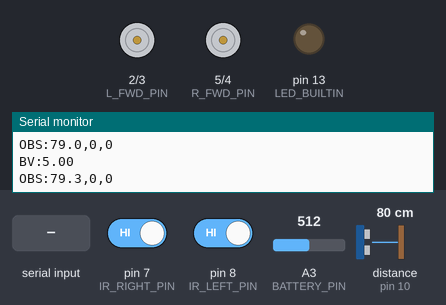
This sketch was run on a simulated Arduino Uno, built with avr-gcc and run on an emulated ATmega328P. Parts: motor-driver pin pairs drawn as motors (green arrow = first pin HIGH = forward, orange = second pin HIGH = backward, longer = more drive), output pins drawn as LEDs (lit = HIGH), the last lines printed to the serial monitor. Wiring (inferred from the names in the program): ultrasonic range finder: trigger pin 10; echo pin 10. Inputs (shaded band) come from the test bench; at power-on: pin 7 (IR_RIGHT_PIN) HIGH, pin 8 (IR_LEFT_PIN) HIGH, A3 (BATTERY_PIN) = 512, distance to the obstacle (sensor on pin 10) 80 cm. The echo pulse lasts 58.3 µs per cm.

Above: at 2.2 s.
2.3 s: "F80\n" received over Serial
At 2.8 s:
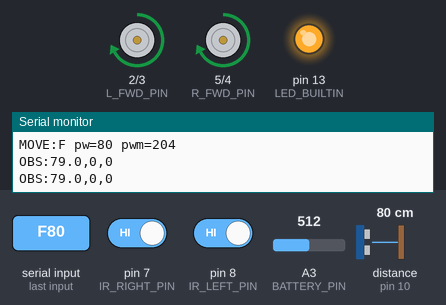
5.3 s: "B90\n" received over Serial
At 6.5 s:
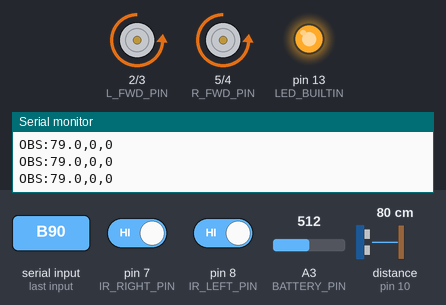
8.3 s: "L90\n" received over Serial
At 8.6 s:
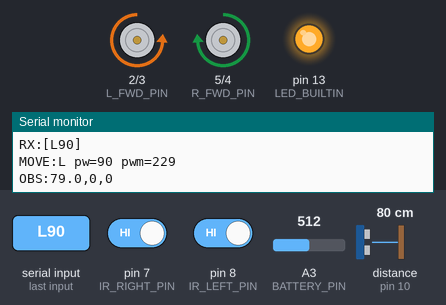
11.3 s: "R90\n" received over Serial
At 12.3 s:
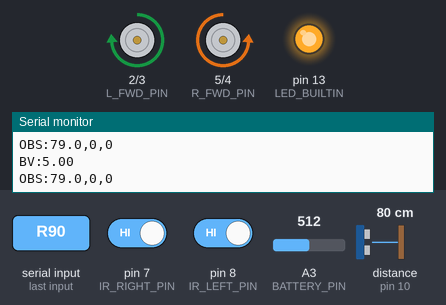
14.3 s: "F\n" received over Serial
At 15.5 s:
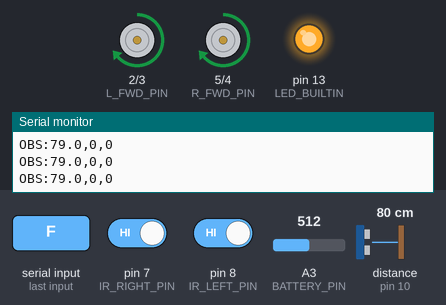
17.3 s: "B\n" received over Serial
At 18.1 s:
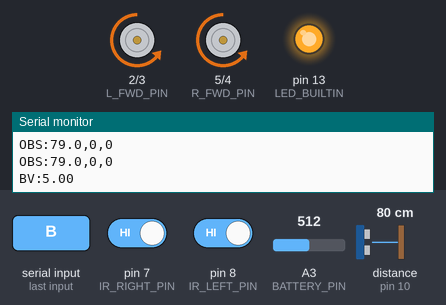
Timing chart, 0 to 20.5 s (numbered marks = the images above; inputs shaded):
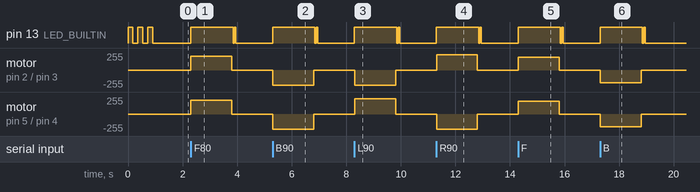

Measured:
- after the input at 2.3 s, pin 13 (LED_BUILTIN): LOW → HIGH at once, → LOW 1.5 s later, → HIGH 0.05 s later, → LOW 0.05 s later; motor on pin 2 (L_FWD_PIN) / pin 3 (L_BWD_PIN), motor on pin 5 (R_FWD_PIN) / pin 4 (R_BWD_PIN): stopped → forward 204/255 at once, → stopped 1.5 s later
- after the input at 5.3 s, pin 13 (LED_BUILTIN): LOW → HIGH at once, → LOW 1.5 s later, → HIGH 0.05 s later, → LOW 0.05 s later; motor on pin 2 (L_FWD_PIN) / pin 3 (L_BWD_PIN), motor on pin 5 (R_FWD_PIN) / pin 4 (R_BWD_PIN): stopped → backward 229/255 at once, → stopped 1.5 s later
- after the input at 8.3 s, pin 13 (LED_BUILTIN): LOW → HIGH at once, → LOW 1.5 s later, → HIGH 0.05 s later, → LOW 0.05 s later; motor on pin 2 (L_FWD_PIN) / pin 3 (L_BWD_PIN): stopped → backward 229/255 at once, → stopped 1.5 s later; motor on pin 5 (R_FWD_PIN) / pin 4 (R_BWD_PIN): stopped → forward 229/255 at once, → stopped 1.5 s later
- after the input at 11.3 s, pin 13 (LED_BUILTIN): LOW → HIGH at once, → LOW 1.5 s later, → HIGH 0.05 s later, → LOW 0.05 s later; motor on pin 2 (L_FWD_PIN) / pin 3 (L_BWD_PIN): stopped → forward 229/255 at once, → stopped 1.5 s later; motor on pin 5 (R_FWD_PIN) / pin 4 (R_BWD_PIN): stopped → backward 229/255 at once, → stopped 1.5 s later
- after the input at 14.3 s, pin 13 (LED_BUILTIN): LOW → HIGH at once, → LOW 1.5 s later, → HIGH 0.05 s later, → LOW 0.05 s later; motor on pin 2 (L_FWD_PIN) / pin 3 (L_BWD_PIN), motor on pin 5 (R_FWD_PIN) / pin 4 (R_BWD_PIN): stopped → forward 191/255 at once, → stopped 1.5 s later
- after the input at 17.3 s, pin 13 (LED_BUILTIN): LOW → HIGH at once, → LOW 1.6 s later, → HIGH 0.05 s later, → LOW 0.05 s later; motor on pin 2 (L_FWD_PIN) / pin 3 (L_BWD_PIN), motor on pin 5 (R_FWD_PIN) / pin 4 (R_BWD_PIN): stopped → backward 191/255 at once, → stopped 1.5 s later

The sketch:

arduino_rover.ino
```cpp
/*
 * arduino_rover.ino — GalaxyRVR Motor Controller
 * ===============================================
 * يعمل على: Arduino Uno R3 داخل GalaxyRVR
 *
 * يستقبل أوامر من ESP32 (الجديد) عبر Serial (115200)
 * البروتوكول: نص بسيط منتهي بـ '\n'
 *
 *   "F\n"     → Forward بقوة افتراضية
 *   "B\n"     → Backward
 *   "L\n"     → Left
 *   "R\n"     → Right
 *   "S\n"     → Stop
 *   "Fxx\n"   → Forward  بقوة xx (1-100)  مثال: F80
 *   "Bxx\n"   → Backward بقوة xx
 *   "Lxx\n"   → Left بقوة xx
 *   "Rxx\n"   → Right بقوة xx
 *
 * ★ ميزة جديدة: Safety Timeout ★
 *   لو لم يصل أمر لأكثر من 1.5 ثانية، الروبوت يتوقف تلقائياً.
 *   هذا يحمي لو فقد الاتصال بـ ESP32 أو الواي فاي.
 *
 * Pins (SunFounder GalaxyRVR shield):
 *   IN1=2, IN2=3  → 3 محركات يسار
 *   IN3=4, IN4=5  → 3 محركات يمين
 *   الفوق-صوتي = 10 (TRIG+ECHO سلك واحد)، IR يسار = 8، IR يمين = 7
 *   (توصيل شيلد GalaxyRVR الرسمي — راجع docs/wiring.md)
 *
 * ★ تيليمتري الحساسات ★
 *   الأردوينو يقرأ العوائق ويرسلها على Serial المشترك بصيغة:
 *     "OBS:<مسافة سم>,<IR يسار 0/1>,<IR يمين 0/1>"   مثال: OBS:34.5,0,1
 *   (المسافة -1 = خالٍ/خارج المدى). لا يتخذ الأردوينو أي قرار — العقل في الهَب.
 *
 * مكتبة مطلوبة: SoftPWM (Brett Hagman)
 */

#include <SoftPWM.h>

// ── Motor pins ──────────────────────────────────────────────
const int IN1 = 2;
const int IN2 = 3;
const int IN3 = 4;
const int IN4 = 5;

// ★ اعكس مجموعتي المحركات (يسار/يمين) برمجياً إذا كان التوصيل معكوساً ★
#define MOTORS_SWAP_LR 0

// أدوار المنافذ (أمام/خلف لكل جهة) تُشتق حسب MOTORS_SWAP_LR
#if MOTORS_SWAP_LR
const int L_FWD_PIN = IN4, L_BWD_PIN = IN3, R_FWD_PIN = IN1, R_BWD_PIN = IN2;
#else
const int L_FWD_PIN = IN1, L_BWD_PIN = IN2, R_FWD_PIN = IN4, R_BWD_PIN = IN3;
#endif

// ── Battery pin (GalaxyRVR: A3 عبر voltage divider) ─────────
const int BATTERY_PIN = A3;

// ── حساسات العوائق (شيلد GalaxyRVR) ─────────────────────────
const int ULTRASONIC_PIN = 10;   // TRIG وECHO على منفذ واحد (توفير أطراف)
const int IR_LEFT_PIN    = 8;    // خرج رقمي: LOW عند وجود عائق
const int IR_RIGHT_PIN   = 7;
const long ULTRASONIC_TIMEOUT_US = 18000;  // ≈300سم (2·300/34000·1e6)
const int  ULTRASONIC_MAX_CM     = 300;

// ── إعدادات ─────────────────────────────────────────────────
const int DEFAULT_POWER = 75;
const unsigned long SAFETY_TIMEOUT_MS = 1500;  // 1.5 ثانية
const unsigned long BATTERY_INTERVAL  = 2000;  // أرسل الجهد كل ثانيتين
const unsigned long OBSTACLE_INTERVAL = 200;   // أرسل قراءة العوائق كل 200ms (5Hz)

// ★ تشخيص: اطبع كل أمر يصل على RX والإجراء المتخذ (لتأكيد وصول الأوامر).
//   الكام تتجاهل هذه الأسطر (ليست BV:/OBS:)، فلا تؤثر على التيليمتري. صفّره لاحقاً.
#define CMD_DEBUG 1

// ── Command state ───────────────────────────────────────────
String cmdBuffer = "";
unsigned long lastCmdTime = 0;
unsigned long lastBatterySend = 0;
unsigned long lastObstacleSend = 0;
bool motorsActive = false;     // هل المحركات شغّالة الآن؟

// ============================================================
void setup() {
    Serial.begin(115200);

    pinMode(BATTERY_PIN, INPUT);
    pinMode(IR_LEFT_PIN,  INPUT);
    pinMode(IR_RIGHT_PIN, INPUT);
    SoftPWMBegin();
    stopMotors();

    // LED يومض 3 مرات عند الجاهزية
    pinMode(LED_BUILTIN, OUTPUT);
    for (int i = 0; i < 3; i++) {
        digitalWrite(LED_BUILTIN, HIGH); delay(180);
        digitalWrite(LED_BUILTIN, LOW);  delay(180);
    }
}

// ============================================================
void loop() {
    // اقرأ كل ما وصل على Serial حتى '\n'
    while (Serial.available()) {
        char c = (char)Serial.read();
        if (c == '\n') {
            processCommand(cmdBuffer);
            cmdBuffer = "";
        } else if (c != '\r') {
            cmdBuffer += c;
            if (cmdBuffer.length() > 10) cmdBuffer = "";   // حماية overflow
        }
    }

    // ★ Safety: لو ما وصل أمر منذ فترة وأنت متحرك، توقف
    if (motorsActive && (millis() - lastCmdTime > SAFETY_TIMEOUT_MS)) {
        stopMotors();
        motorsActive = false;
        // وميض LED سريع كإشارة safety stop
        for (int i=0; i<2; i++){
            digitalWrite(LED_BUILTIN, HIGH); delay(50);
            digitalWrite(LED_BUILTIN, LOW);  delay(50);
        }
    }

    // ── أرسل جهد البطارية كل ثانيتين ──────────────────────
    if (millis() - lastBatterySend > BATTERY_INTERVAL) {
        lastBatterySend = millis();
        sendBatteryVoltage();
    }

    // ── أرسل قراءة العوائق كل 200ms ───────────────────────
    if (millis() - lastObstacleSend > OBSTACLE_INTERVAL) {
        lastObstacleSend = millis();
        sendObstacles();
    }

    // ★ تشخيص: LED مضيء طوال تنفيذ أمر حركة (motorsActive).
    //   اضغط اتجاهاً: يضيء = الأمر وصل للأردوينو ويُنفَّذ → لو ما تحرّك = عتاد/تغذية
    //   المحركات. لا يضيء = الأمر لا يصل من الكام.
    digitalWrite(LED_BUILTIN, motorsActive ? HIGH : LOW);
}

// ── قراءة الفوق-صوتي (منفذ واحد TRIG+ECHO) وإرسال العوائق ────
//   الطريقة الرسمية من شيلد GalaxyRVR: نبضة 10µs ثم pulseIn بمهلة.
//   pulseIn حاجز (~≤18ms) لكن يُستدعى كل 200ms فقط، فلا يؤثر على مهلة
//   الأمان (1.5s) ولا على استقبال الأوامر (تُخزَّن في FIFO للـUART).
float readUltrasonicCm() {
    pinMode(ULTRASONIC_PIN, OUTPUT);
    digitalWrite(ULTRASONIC_PIN, LOW);
    delayMicroseconds(2);
    digitalWrite(ULTRASONIC_PIN, HIGH);
    delayMicroseconds(10);
    digitalWrite(ULTRASONIC_PIN, LOW);
    pinMode(ULTRASONIC_PIN, INPUT);

    long duration = pulseIn(ULTRASONIC_PIN, HIGH, ULTRASONIC_TIMEOUT_US);
    float distance = duration * 0.017;   // سم = t(µs) × 0.017
    if (distance == 0 || distance > ULTRASONIC_MAX_CM) return -1;  // خالٍ/خارج المدى
    return distance;
}

void sendObstacles() {
    float dist = readUltrasonicCm();
    // معظم وحدات IR: OUT=LOW عند وجود عائق
    int irL = (digitalRead(IR_LEFT_PIN)  == LOW) ? 1 : 0;
    int irR = (digitalRead(IR_RIGHT_PIN) == LOW) ? 1 : 0;

    Serial.print("OBS:");
    Serial.print(dist, 1);
    Serial.print(',');
    Serial.print(irL);
    Serial.print(',');
    Serial.println(irR);
}

// ── قراءة وإرسال جهد البطارية ───────────────────────────────
void sendBatteryVoltage() {
    // متوسط 5 قراءات لتقليل الضوضاء
    long sum = 0;
    for (int i = 0; i < 5; i++) {
        sum += analogRead(BATTERY_PIN);
        delay(2);
    }
    float adcValue = sum / 5.0;
    // معادلة GalaxyVR الرسمية: x2 بسبب الـ voltage divider
    float voltage = adcValue / 1023.0 * 5.0 * 2.0;

    // أرسل بصيغة "BV:7.85" — ESP32-CAM يميّزها عن الأوامر
    Serial.print("BV:");
    Serial.println(voltage, 2);
}

// ── تنفيذ الأمر ──────────────────────────────────────────────
void processCommand(String cmd) {
#if CMD_DEBUG
    Serial.print("RX:["); Serial.print(cmd); Serial.println("]");   // كل سطر يصل على RX
#endif
    // ★ تصليب البارسر ★: الطول ≤ 4، أول حرف أمر معروف، والبقية أرقام فقط.
    //   أي شيء آخر يُتجاهل تماماً (بلا تحديث lastCmdTime) — رسائل إقلاع
    //   الكاميرا على الـSerial المشترك يجب ألا تحرك الروفر أبداً.
    if (cmd.length() == 0 || cmd.length() > 4) return;

    char dir = cmd.charAt(0);
    if (dir != 'F' && dir != 'B' && dir != 'L' && dir != 'R' && dir != 'S') return;
    for (unsigned int i = 1; i < cmd.length(); i++) {
        if (!isDigit(cmd.charAt(i))) return;
    }

    lastCmdTime = millis();

    // استخرج القوة إذا موجودة: "F80" → 80
    int power = DEFAULT_POWER;
    if (cmd.length() > 1) {
        int parsed = cmd.substring(1).toInt();
        if (parsed > 0 && parsed <= 100) power = parsed;
    }

    switch (dir) {
        case 'F': moveForward(power);  motorsActive = true;  break;
        case 'B': moveBackward(power); motorsActive = true;  break;
        case 'L': turnLeft(power);     motorsActive = true;  break;
        case 'R': turnRight(power);    motorsActive = true;  break;
        case 'S': stopMotors();        motorsActive = false; break;
        default: break;
    }
#if CMD_DEBUG
    // أمر مقبول ونُفّذ: الاتجاه والقوة والـPWM المكتوب على منافذ المحركات
    Serial.print("MOVE:"); Serial.print(dir);
    Serial.print(" pw="); Serial.print(power);
    Serial.print(" pwm="); Serial.println(toPWM(power));
#endif
}

// ── دوال الحركة ──────────────────────────────────────────────
// pwm موجب = أمام، سالب = خلف (لجهة واحدة)
void setSide(int fwdPin, int bwdPin, int pwm) {
    pwm = constrain(pwm, -255, 255);
    if (pwm >= 0) { SoftPWMSet(fwdPin, pwm); SoftPWMSet(bwdPin, 0);    }
    else          { SoftPWMSet(fwdPin, 0);   SoftPWMSet(bwdPin, -pwm); }
}

int toPWM(int power) {
    return map(power, 0, 100, 0, 255);
}

void moveForward(int power) {
    int p = toPWM(power);
    setSide(L_FWD_PIN, L_BWD_PIN,  p); setSide(R_FWD_PIN, R_BWD_PIN,  p);
}

void moveBackward(int power) {
    int p = toPWM(power);
    setSide(L_FWD_PIN, L_BWD_PIN, -p); setSide(R_FWD_PIN, R_BWD_PIN, -p);
}

void turnLeft(int power) {
    int p = toPWM(power);
    setSide(L_FWD_PIN, L_BWD_PIN, -p); setSide(R_FWD_PIN, R_BWD_PIN,  p);
}

void turnRight(int power) {
    int p = toPWM(power);
    setSide(L_FWD_PIN, L_BWD_PIN,  p); setSide(R_FWD_PIN, R_BWD_PIN, -p);
}

void stopMotors() {
    SoftPWMSet(IN1, 0); SoftPWMSet(IN2, 0);
    SoftPWMSet(IN3, 0); SoftPWMSet(IN4, 0);
}
```
